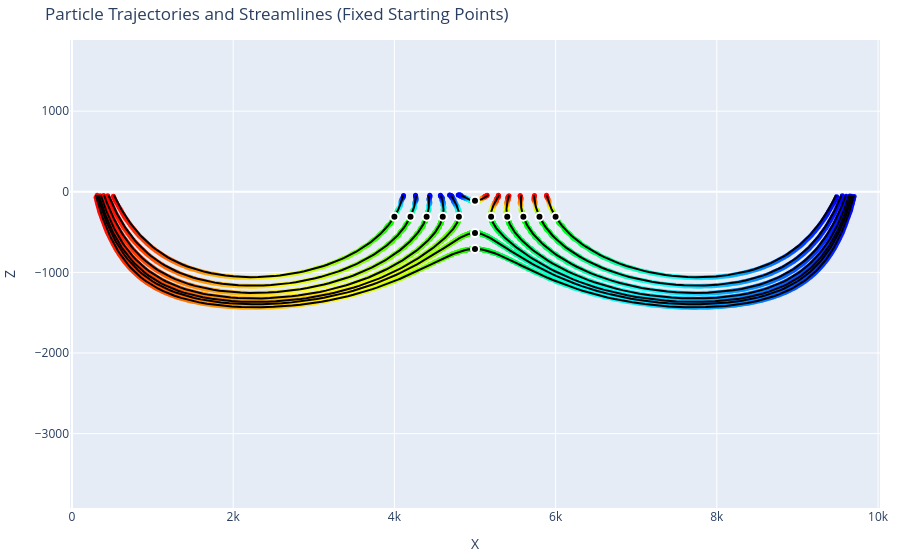

Notebook code cell kept with this figure:
### Code cell
#Step 6-3:Generate particles trajectories across specified points, accompanied by streamlines under average field. 
#Particles are released from t=0.5P
import numpy as np
import os
import pandas as pd
from numba import jit, prange
import plotly.graph_objects as go

# Parameter settings (ensure these are already defined)
params = {
    'p': 3, 'q': 3, 'HRx': 6, 'HLx': 3, 'D': -2000, 'a': 2/3, 'b': 1/3,
    'LX': 10000, 'LY': 10000, 'TauD': 4e-4
}

# Extract parameters
p, q, HRx, HLx, D, a, b, TauD = [params[k] for k in ('p', 'q', 'HRx', 'HLx', 'D', 'a', 'b', 'TauD')]
LX, LY = params['LX'], params['LY']

# Precompute mesh grid and cosine values
mesh_x, mesh_z = 101, 101
x_range = np.linspace(0, LX, mesh_x)
z_range = np.linspace(D, 0, mesh_z)
b1 = np.cos(np.pi * x_range / LX)
b2 = np.cos(p * np.pi * x_range / LX)

# Precompute cosh values for efficiency
c1 = np.cosh(np.pi * D / LX)
c2 = np.cosh(p * np.pi * D / LX)

@jit(nopython=True, parallel=True)
def compute_J(e1, e2):
    """Calculate the J matrix and related variables in 2D (x, z) space."""
    J = np.zeros((mesh_x, mesh_z))
    for i in prange(mesh_x):
        for k in prange(mesh_z):
            hA = HRx - HRx * b1[i] * np.cosh(np.pi * (z_range[k] - D) / LX) / c1
            hB = HLx - HLx * b2[i] * np.cosh(p * np.pi * (z_range[k] - D) / LX) / c2
            g1, g2 = 0.0, 0.0
            for n in range(1, 1000):  
                k1, an = (-1) ** (n - 1), (2 * n - 1) * np.pi / 2
                b0 = np.cos(an * (z_range[k] - D) / D)
                f1 = D * (k1 * an * b0 * (1 / an**2 + (an**2 * e1 + 2 * np.pi * TauD * e2) / (an**4 + 4 * np.pi**2 * TauD**2)))
                g1 += f1
                k2, d1 = (-1) ** n, an**2 + (p * np.pi * D / LX)**2
                f2 = D * (k2 * an * b0 * (1 / d1 + (d1 * e1 + 2 * np.pi * TauD * e2) / (d1**2 + 4 * np.pi**2 * TauD**2)))
                g2 += f2               
            hC = HLx * g1 / D + HLx * b2[i] * g2 / D
            J[i, k] = hA + a * hB + b * hC
    return J

def calculate_fields(tp):
    e1 = np.cos(2 * np.pi * tp)
    e2 = np.sin(2 * np.pi * tp)
    J = compute_J(e1, e2)
    dx, dz = x_range[1] - x_range[0], z_range[1] - z_range[0]
    grad_x, grad_z = np.gradient(J, dx, dz)
    vx, vz = -100000 * grad_x, -100000 * grad_z
    H = J  # Hydraulic head (H) is equivalent to J
    return H, vx, vz  # Removed UU from the return statement

# Function to get velocity components at a specific point (x, z) without recalculating the entire field each time
def get_velocity_components(vx, vz, x, z):
    """Retrieve the velocity components at a specific point (x, z)."""
    ix = np.abs(x_range - x).argmin()
    iz = np.abs(z_range - z).argmin()
    return vx[ix, iz], vz[ix, iz]

def track_particles(tracking_points, tp_start, tp_end, step_size, x_range=(0, 10000), z_range=(-2000, -40)):
    positions = []
    # Precompute the velocity fields for all time points once and store them in a dictionary
    if step_size > 0:
        time_points = np.round(np.arange(tp_start, tp_end + step_size, step_size), decimals=2)
    else:
        time_points = np.round(np.arange(tp_start, tp_end - step_size, step_size), decimals=2)  # For backward tracking

    velocity_fields = {tp: calculate_fields(tp)[1:] for tp in time_points}
    
    for x_start, z_start in tracking_points:
        x, z = x_start, z_start
        traj = [(x, z, tp_start)]
        
        if step_size > 0:
            iter_time_points = time_points[time_points > tp_start]
        else:
            iter_time_points = time_points[time_points < tp_start]  # For backward tracking
        
        for tp in iter_time_points:
            try:
                vx, vz = velocity_fields[tp]
            except KeyError as e:
                print(f"KeyError encountered: {e}. Available keys: {list(velocity_fields.keys())}")
                raise
            vx_at_point, vz_at_point = get_velocity_components(vx, vz, x, z)
            x_new, z_new = x + vx_at_point * step_size, z + vz_at_point * step_size
            
            if not (x_range[0] <= x_new <= x_range[1] and z_range[0] <= z_new <= z_range[1]):
                break
            
            traj.append((x_new, z_new, tp))
            x, z = x_new, z_new
        
        positions.append(np.array(traj))
    
    return positions

# Set initial particle position and time parameters
tp_start, tp_end, step_size = 0.5, 50, 0.1
tp_back_start, tp_back_end, step_back_size = 0.5, -50, -0.1

# Define the fixed tracking points
tracking_points = [
    (4000, -310), (4200, -310),(4400, -310),(4600, -310),(4800, -310),
    (5200, -310), (5400, -310),(5600, -310),(5800, -310),(6000, -310),
    (5000, -510), (5000, -710),(5000, -110)]

# Track particles for the specified tracking points using the optimized function
all_trajectories = track_particles(tracking_points, tp_start, tp_end, step_size)
all_backward_trajectories = track_particles(tracking_points, tp_back_start, tp_back_end, step_back_size)
    
# Function to load tracked streamlines from CSV
def load_tracked_streamlines(csv_filename):
    df = pd.read_csv(csv_filename)
    streamlines = []
    for streamline_id in df['streamline_id'].unique():
        streamline_data = df[df['streamline_id'] == streamline_id][['x', 'z']].values
        streamlines.append(streamline_data)
    return streamlines

# Load tracked streamlines from CSV
current_working_dir = os.getcwd()
result_folder = os.path.join(current_working_dir, 'results')
csv_filename = os.path.join(result_folder, 'tracked_streamlines.csv')
streamlines = load_tracked_streamlines(csv_filename)

# Plotting setup
fig = go.Figure()

# Color scales for forward and backward trajectories
colorscale_forward = [[0, 'rgba(0, 255, 0, 1)'], [0.5, 'rgba(255, 255, 0, 0.5)'], [1, 'rgba(255, 0, 0, 1)']]
colorscale_backward = [[0, 'rgba(0, 0, 255, 1)'], [0.5, 'rgba(0, 255, 255, 0.5)'], [1, 'rgba(0, 255, 0, 1)']]

# Add traces for forward and backward trajectories
for traj, colorscale in zip([all_trajectories, all_backward_trajectories], [colorscale_forward, colorscale_backward]):
    for path in traj:
        fig.add_trace(go.Scatter(
            x=path[:, 0], 
            y=path[:, 1], 
            mode='lines+markers',
            marker=dict(size=5, color=path[:, 2], colorscale=colorscale, showscale=False),
            name='Forward' if traj is all_trajectories else 'Backward'
        ))

# Plot tracked streamlines
for streamline in streamlines:
    fig.add_trace(go.Scatter(
        x=streamline[:, 0], 
        y=streamline[:, 1], 
        mode='lines', 
        line=dict(width=2, color='black'),
        name='Streamline'
    ))

# Add starting points as black filled circles
start_points_x = [point[0] for point in tracking_points]
start_points_z = [point[1] for point in tracking_points]

fig.add_trace(go.Scatter(
    x=start_points_x,
    y=start_points_z,
    mode='markers',
    marker=dict(size=8, color='black', symbol='circle', line=dict(width=2, color='white')),
    name='Starting Points'
))

# Update layout
fig.update_layout(
    title="Particle Trajectories and Streamlines (Fixed Starting Points)",
    xaxis_title='X',
    yaxis_title='Z',
    margin=dict(r=10, l=10, b=10, t=40),
    xaxis=dict(range=[0, 10000]),
    yaxis=dict(range=[-2000, -40], scaleanchor="x", scaleratio=1),
    showlegend=False
)

# Custom color bar for both forward and backward trajectories
fig.update_coloraxes(
    colorscale=[[0, '#0000FF'], [0.5, '#00FF00'], [1, '#FF0000']],
    cmin=-50,
    cmax=50,
    colorbar=dict(
        title='Time (tp)',
        tickvals=[-50, -25, 0, 25, 50],
        ticktext=['-50', '-25', '0', '25', '50']
    )
)

# Show the plot
fig.show()

# Save the plot as an HTML file
html_filename = os.path.join(result_folder, 'basin_scale_particle_trajectories_with_streamlines_taud_4e-4_0.5P.html')
fig.write_html(html_filename)

# Optionally, save the trajectory to a CSV file
#csv_filename = os.path.join(result_folder, 'basin_scale_particle_trajectories_with_streamlines_taud_4e-4_0.5P.csv')
#np.savetxt(csv_filename, np.vstack([traj.reshape(-1, 3) for traj in all_trajectories + all_backward_trajectories]), delimiter=',', header='x,z,tp', comments='')

print(f"Particle trajectories and streamlines for fixed starting points have been calculated and saved to {html_filename} and {csv_filename}.")
